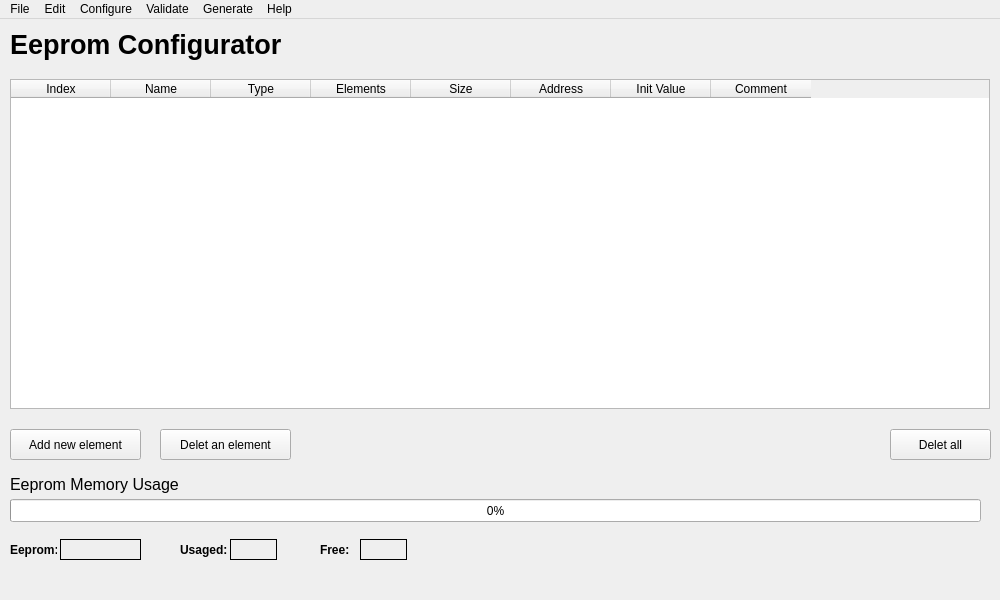
<?xml version="1.0" encoding="UTF-8"?>
<ui version="4.0">
 <class>MainWindow</class>
 <widget class="QMainWindow" name="MainWindow">
  <property name="windowModality">
   <enum>Qt::NonModal</enum>
  </property>
  <property name="enabled">
   <bool>true</bool>
  </property>
  <property name="geometry">
   <rect>
    <x>0</x>
    <y>0</y>
    <width>1000</width>
    <height>600</height>
   </rect>
  </property>
  <property name="minimumSize">
   <size>
    <width>1000</width>
    <height>600</height>
   </size>
  </property>
  <property name="maximumSize">
   <size>
    <width>1000</width>
    <height>600</height>
   </size>
  </property>
  <property name="mouseTracking">
   <bool>false</bool>
  </property>
  <property name="tabletTracking">
   <bool>false</bool>
  </property>
  <property name="acceptDrops">
   <bool>false</bool>
  </property>
  <property name="windowTitle">
   <string>Eeprom Configurator</string>
  </property>
  <property name="autoFillBackground">
   <bool>true</bool>
  </property>
  <property name="documentMode">
   <bool>true</bool>
  </property>
  <widget class="QWidget" name="centralwidget">
   <property name="enabled">
    <bool>true</bool>
   </property>
   <property name="font">
    <font>
     <kerning>true</kerning>
    </font>
   </property>
   <widget class="QProgressBar" name="MemoryUsage_progressBar">
    <property name="geometry">
     <rect>
      <x>10</x>
      <y>480</y>
      <width>971</width>
      <height>23</height>
     </rect>
    </property>
    <property name="value">
     <number>0</number>
    </property>
   </widget>
   <widget class="QLabel" name="EepromMemoryUsageText">
    <property name="geometry">
     <rect>
      <x>10</x>
      <y>450</y>
      <width>171</width>
      <height>31</height>
     </rect>
    </property>
    <property name="font">
     <font>
      <pointsize>12</pointsize>
     </font>
    </property>
    <property name="text">
     <string>Eeprom Memory Usage</string>
    </property>
   </widget>
   <widget class="QPushButton" name="AddElementpushButton">
    <property name="geometry">
     <rect>
      <x>10</x>
      <y>410</y>
      <width>131</width>
      <height>31</height>
     </rect>
    </property>
    <property name="text">
     <string>Add new element</string>
    </property>
   </widget>
   <widget class="QPushButton" name="DeleteElementpushButton">
    <property name="geometry">
     <rect>
      <x>160</x>
      <y>410</y>
      <width>131</width>
      <height>31</height>
     </rect>
    </property>
    <property name="text">
     <string>Delet an element</string>
    </property>
   </widget>
   <widget class="QLabel" name="EepromMemoryConfigurationText">
    <property name="geometry">
     <rect>
      <x>10</x>
      <y>0</y>
      <width>321</width>
      <height>51</height>
     </rect>
    </property>
    <property name="font">
     <font>
      <pointsize>20</pointsize>
      <weight>75</weight>
      <italic>false</italic>
      <bold>true</bold>
      <strikeout>false</strikeout>
     </font>
    </property>
    <property name="text">
     <string>Eeprom Configurator</string>
    </property>
   </widget>
   <widget class="QPushButton" name="DeleteAllpushButton">
    <property name="geometry">
     <rect>
      <x>890</x>
      <y>410</y>
      <width>101</width>
      <height>31</height>
     </rect>
    </property>
    <property name="text">
     <string>Delet all</string>
    </property>
   </widget>
   <widget class="QLabel" name="EepromText">
    <property name="geometry">
     <rect>
      <x>10</x>
      <y>520</y>
      <width>47</width>
      <height>21</height>
     </rect>
    </property>
    <property name="font">
     <font>
      <weight>75</weight>
      <bold>true</bold>
     </font>
    </property>
    <property name="text">
     <string>Eeprom:</string>
    </property>
   </widget>
   <widget class="QLabel" name="EepromUsageText">
    <property name="geometry">
     <rect>
      <x>180</x>
      <y>520</y>
      <width>47</width>
      <height>21</height>
     </rect>
    </property>
    <property name="font">
     <font>
      <weight>75</weight>
      <bold>true</bold>
     </font>
    </property>
    <property name="text">
     <string>Usaged:</string>
    </property>
   </widget>
   <widget class="QLabel" name="EepromFreeText">
    <property name="geometry">
     <rect>
      <x>320</x>
      <y>520</y>
      <width>31</width>
      <height>21</height>
     </rect>
    </property>
    <property name="font">
     <font>
      <weight>75</weight>
      <bold>true</bold>
     </font>
    </property>
    <property name="text">
     <string>Free:</string>
    </property>
   </widget>
   <widget class="QLabel" name="EepromSize">
    <property name="geometry">
     <rect>
      <x>60</x>
      <y>520</y>
      <width>81</width>
      <height>21</height>
     </rect>
    </property>
    <property name="frameShape">
     <enum>QFrame::Box</enum>
    </property>
    <property name="text">
     <string/>
    </property>
    <property name="scaledContents">
     <bool>false</bool>
    </property>
    <property name="wordWrap">
     <bool>false</bool>
    </property>
    <property name="openExternalLinks">
     <bool>false</bool>
    </property>
   </widget>
   <widget class="QLabel" name="EepromSize_Used">
    <property name="geometry">
     <rect>
      <x>230</x>
      <y>520</y>
      <width>47</width>
      <height>21</height>
     </rect>
    </property>
    <property name="frameShape">
     <enum>QFrame::Box</enum>
    </property>
    <property name="text">
     <string/>
    </property>
    <property name="scaledContents">
     <bool>false</bool>
    </property>
    <property name="wordWrap">
     <bool>false</bool>
    </property>
    <property name="openExternalLinks">
     <bool>false</bool>
    </property>
   </widget>
   <widget class="QLabel" name="EepromSize_Free">
    <property name="geometry">
     <rect>
      <x>360</x>
      <y>520</y>
      <width>47</width>
      <height>21</height>
     </rect>
    </property>
    <property name="frameShape">
     <enum>QFrame::Box</enum>
    </property>
    <property name="text">
     <string/>
    </property>
    <property name="scaledContents">
     <bool>false</bool>
    </property>
    <property name="wordWrap">
     <bool>false</bool>
    </property>
    <property name="openExternalLinks">
     <bool>false</bool>
    </property>
   </widget>
   <widget class="QTableWidget" name="VariablesTableWidget">
    <property name="geometry">
     <rect>
      <x>10</x>
      <y>60</y>
      <width>980</width>
      <height>330</height>
     </rect>
    </property>
    <property name="sizePolicy">
     <sizepolicy hsizetype="Fixed" vsizetype="Fixed">
      <horstretch>0</horstretch>
      <verstretch>0</verstretch>
     </sizepolicy>
    </property>
    <property name="minimumSize">
     <size>
      <width>980</width>
      <height>330</height>
     </size>
    </property>
    <property name="maximumSize">
     <size>
      <width>980</width>
      <height>330</height>
     </size>
    </property>
    <property name="acceptDrops">
     <bool>false</bool>
    </property>
    <property name="sizeAdjustPolicy">
     <enum>QAbstractScrollArea::AdjustToContentsOnFirstShow</enum>
    </property>
    <property name="alternatingRowColors">
     <bool>true</bool>
    </property>
    <property name="textElideMode">
     <enum>Qt::ElideLeft</enum>
    </property>
    <property name="verticalScrollMode">
     <enum>QAbstractItemView::ScrollPerItem</enum>
    </property>
    <property name="gridStyle">
     <enum>Qt::NoPen</enum>
    </property>
    <property name="sortingEnabled">
     <bool>true</bool>
    </property>
    <property name="rowCount">
     <number>0</number>
    </property>
    <attribute name="horizontalHeaderVisible">
     <bool>true</bool>
    </attribute>
    <attribute name="horizontalHeaderCascadingSectionResizes">
     <bool>true</bool>
    </attribute>
    <attribute name="horizontalHeaderHighlightSections">
     <bool>true</bool>
    </attribute>
    <attribute name="horizontalHeaderMinimumSectionSize">
     <number>40</number>
    </attribute>
    <attribute name="horizontalHeaderShowSortIndicator" stdset="0">
     <bool>true</bool>
    </attribute>
    <attribute name="verticalHeaderVisible">
     <bool>false</bool>
    </attribute>
    <attribute name="verticalHeaderCascadingSectionResizes">
     <bool>true</bool>
    </attribute>
    <attribute name="verticalHeaderHighlightSections">
     <bool>true</bool>
    </attribute>
    <attribute name="verticalHeaderMinimumSectionSize">
     <number>20</number>
    </attribute>
    <attribute name="verticalHeaderShowSortIndicator" stdset="0">
     <bool>false</bool>
    </attribute>
    <attribute name="verticalHeaderStretchLastSection">
     <bool>false</bool>
    </attribute>
    <column>
     <property name="text">
      <string>Index</string>
     </property>
    </column>
    <column>
     <property name="text">
      <string>Name</string>
     </property>
    </column>
    <column>
     <property name="text">
      <string>Type</string>
     </property>
    </column>
    <column>
     <property name="text">
      <string>Elements</string>
     </property>
    </column>
    <column>
     <property name="text">
      <string>Size</string>
     </property>
    </column>
    <column>
     <property name="text">
      <string>Address</string>
     </property>
    </column>
    <column>
     <property name="text">
      <string>Init Value</string>
     </property>
    </column>
    <column>
     <property name="text">
      <string>Comment</string>
     </property>
    </column>
   </widget>
   <widget class="QLabel" name="EepromName">
    <property name="geometry">
     <rect>
      <x>180</x>
      <y>450</y>
      <width>261</width>
      <height>31</height>
     </rect>
    </property>
    <property name="font">
     <font>
      <pointsize>12</pointsize>
     </font>
    </property>
    <property name="text">
     <string/>
    </property>
   </widget>
  </widget>
  <widget class="QMenuBar" name="menubar">
   <property name="geometry">
    <rect>
     <x>0</x>
     <y>0</y>
     <width>1000</width>
     <height>21</height>
    </rect>
   </property>
   <widget class="QMenu" name="menuFile">
    <property name="title">
     <string>File</string>
    </property>
    <addaction name="actionNew"/>
    <addaction name="separator"/>
    <addaction name="actionOpenFile"/>
    <addaction name="separator"/>
    <addaction name="actionExit"/>
   </widget>
   <widget class="QMenu" name="menuEdit">
    <property name="title">
     <string>Edit</string>
    </property>
    <addaction name="actionAdd_new_element"/>
    <addaction name="actionDelete_an_element"/>
    <addaction name="actionDelete_all"/>
   </widget>
   <widget class="QMenu" name="menuGenerate">
    <property name="title">
     <string>Generate</string>
    </property>
    <addaction name="actionGenerate_files"/>
    <addaction name="actionGenerate_h_files"/>
    <addaction name="actionGenerate_xml_file"/>
    <addaction name="actionGenerate_all"/>
   </widget>
   <widget class="QMenu" name="menuConfigure">
    <property name="title">
     <string>Configure</string>
    </property>
    <addaction name="actionEeprom"/>
   </widget>
   <widget class="QMenu" name="menuHelp">
    <property name="title">
     <string>Help</string>
    </property>
    <addaction name="actionUser_Manual"/>
    <addaction name="actionInformation"/>
   </widget>
   <widget class="QMenu" name="menuValidate">
    <property name="title">
     <string>Validate</string>
    </property>
    <addaction name="actionProject"/>
   </widget>
   <addaction name="menuFile"/>
   <addaction name="menuEdit"/>
   <addaction name="menuConfigure"/>
   <addaction name="menuValidate"/>
   <addaction name="menuGenerate"/>
   <addaction name="menuHelp"/>
  </widget>
  <action name="actionNew">
   <property name="text">
    <string>New</string>
   </property>
  </action>
  <action name="actionSave">
   <property name="text">
    <string>Save</string>
   </property>
  </action>
  <action name="actionSave_as">
   <property name="text">
    <string>Save as</string>
   </property>
  </action>
  <action name="actionQuit">
   <property name="checkable">
    <bool>false</bool>
   </property>
   <property name="text">
    <string>Quit</string>
   </property>
   <property name="shortcutVisibleInContextMenu">
    <bool>false</bool>
   </property>
  </action>
  <action name="actionGenerate_files">
   <property name="text">
    <string>Generate .c files</string>
   </property>
  </action>
  <action name="actionUser_">
   <property name="text">
    <string>Eeprom memory</string>
   </property>
  </action>
  <action name="actionUser_Manual_2">
   <property name="text">
    <string>User Manual</string>
   </property>
  </action>
  <action name="actionInfo">
   <property name="text">
    <string>Info</string>
   </property>
  </action>
  <action name="actionEeprom">
   <property name="text">
    <string>Eeprom parameters</string>
   </property>
  </action>
  <action name="actionUser_Manual">
   <property name="text">
    <string>User Manual</string>
   </property>
  </action>
  <action name="actionInformation">
   <property name="text">
    <string>Info</string>
   </property>
  </action>
  <action name="actionImport">
   <property name="text">
    <string>Import</string>
   </property>
  </action>
  <action name="actionOpenFile">
   <property name="text">
    <string>Open</string>
   </property>
  </action>
  <action name="actionQuit_2">
   <property name="text">
    <string>Quit</string>
   </property>
  </action>
  <action name="actionAdd_new_element">
   <property name="text">
    <string>Add new element</string>
   </property>
  </action>
  <action name="actionDelete_an_element">
   <property name="text">
    <string>Delete an element</string>
   </property>
  </action>
  <action name="actionDelete_all">
   <property name="text">
    <string>Delete all</string>
   </property>
  </action>
  <action name="actionGenerate_h_files">
   <property name="text">
    <string>Generate .h files</string>
   </property>
  </action>
  <action name="actionGenerate_xml_files">
   <property name="text">
    <string>Generate .xml files</string>
   </property>
  </action>
  <action name="actionProject">
   <property name="text">
    <string>Project</string>
   </property>
  </action>
  <action name="actionGenerate_all">
   <property name="text">
    <string>Generate all</string>
   </property>
  </action>
  <action name="actionQuit_3">
   <property name="text">
    <string>Exit</string>
   </property>
  </action>
  <action name="actionExit">
   <property name="text">
    <string>Exit</string>
   </property>
  </action>
  <action name="actionGenerate_xml_file">
   <property name="text">
    <string>Generate xml file</string>
   </property>
  </action>
 </widget>
 <resources/>
 <connections/>
</ui>
